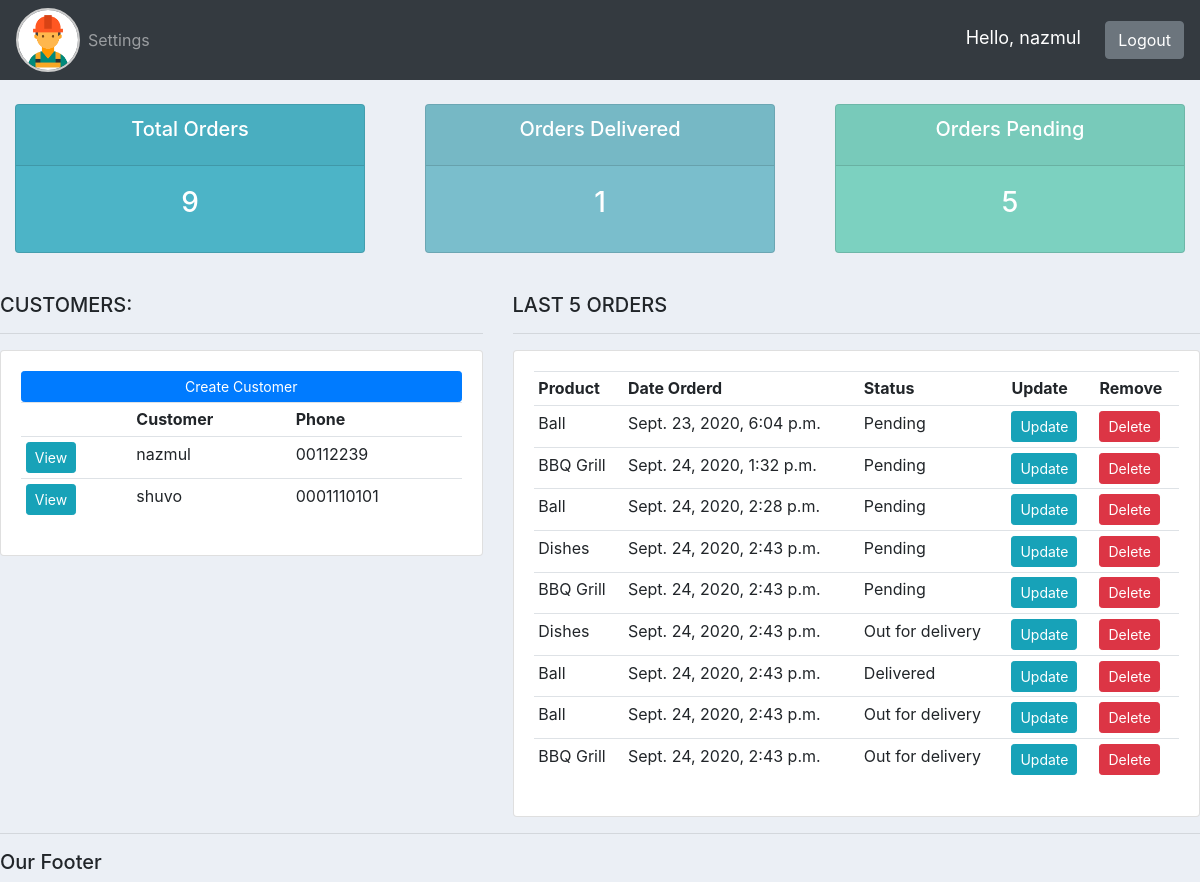
Before: / (signed in) with the older database file.
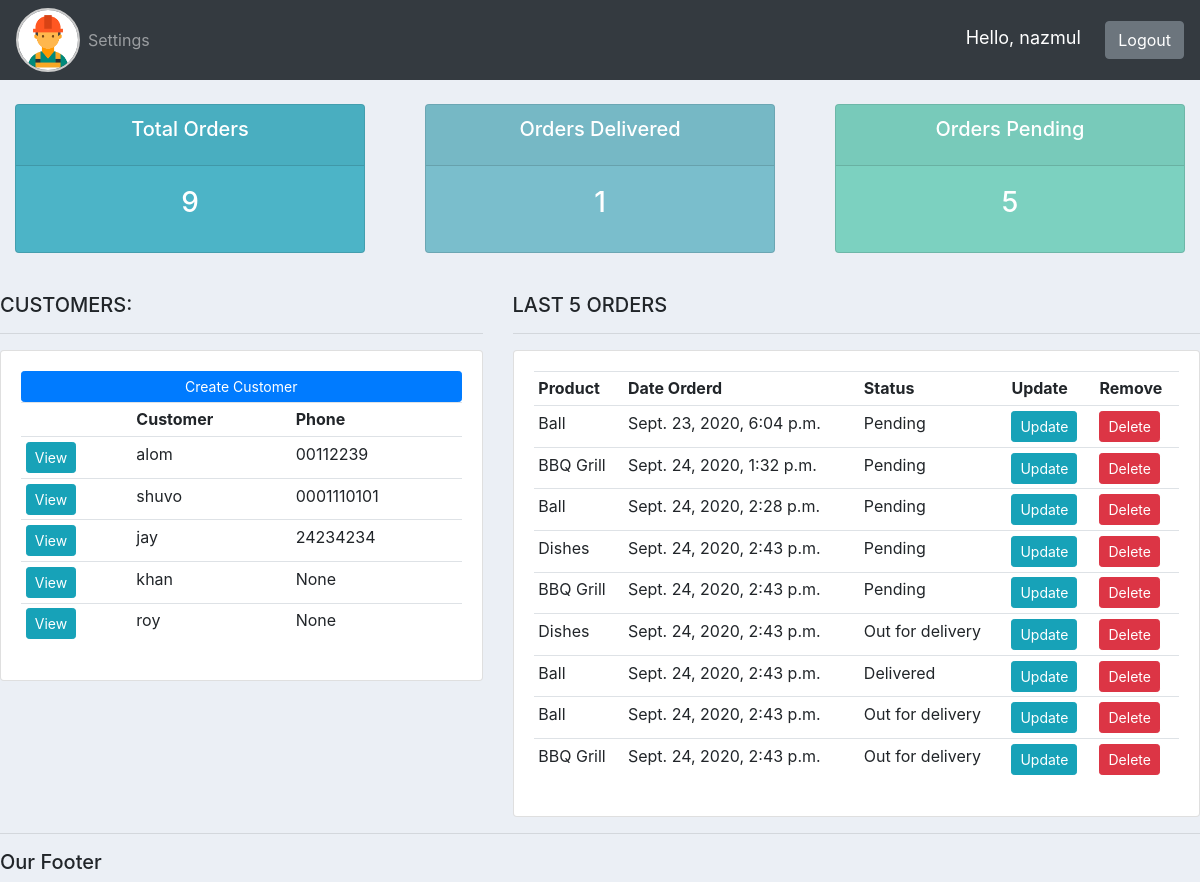
After: the same page with the newer database file.
### accounts/models.py (models this page shows, shortened)
class Customer(models.Model):
    user = models.OneToOneField(User, blank=True, null=True, on_delete=models.CASCADE)
    name = models.CharField(max_length=200, null=True)
    phone = models.CharField(max_length=200, null=True)
    email = models.CharField(max_length=200, null=True)
    profile_pic = models.ImageField(default="user.png", null=True, blank=True)
    date_created = models.DateTimeField(auto_now_add=True)

class Order(models.Model):
    STATUS = (
        ('Pending', 'Pending'),
        ('Out for delivery', 'Out for delivery'),
        ('Delivered', 'Delivered'),
    )
    customer = models.ForeignKey(
        Customer, null=True, on_delete=models.SET_NULL)
    product = models.ForeignKey(Product, null=True, on_delete=models.SET_NULL)
    date_created = models.DateTimeField(auto_now_add=True)
    status = models.CharField(max_length=200, null=True, choices=STATUS)
    note = models.CharField(max_length=200, null=True)

class Product(models.Model):
    CATEGORY = (
        ('Indoor', 'Indoor'),
        ('Out door', 'Out door'),
    )
    name = models.CharField(max_length=200, null=True)
    price = models.FloatField(null=True)
    category = models.CharField(max_length=200, null=True, choices=CATEGORY)
    description = models.CharField(max_length=200, null=True, blank=True)
    date_created = models.DateTimeField(auto_now_add=True)
    tags = models.ManyToManyField(Tag)
    def __str__(self):
        return self.name

### accounts/decorators.py (the view)
	def wrapper_function(request, *args, **kwargs):
		group = None
		if request.user.groups.exists():
			group = request.user.groups.all()[0].name
		if group == 'customer':
			return redirect('user-page')
		if group == 'admin':
			return view_func(request, *args, **kwargs)

### accounts/views.py (called while the page is built)
@login_required(login_url="login")
@admin_only
def home(request):
    orders = Order.objects.all()
    customers = Customer.objects.all()
    total_customers = customers.count()
    total_orders = orders.count()
    delivered = orders.filter(status='Delivered').count()
    pending = orders.filter(status='Pending').count()
    context = {'orders': orders, 'customers': customers, 'total_customers': total_customers,
               'total_orders': total_orders, 'delivered': delivered, 'pending': pending}
    return render(request, 'accounts/dashboard.html', context)

### accounts/templates/accounts/dashboard.html
{% extends 'accounts/main.html' %}
{% block content %}
{% include 'accounts/status.html' %}
<br />
<div class="row">
    <div class="col-md-5">
        <h5>CUSTOMERS:</h5>
        <hr />
        <div class="card card-body">
            <a class="btn btn-primary btn-sm btn-block" href=""
                >Create Customer</a
            >
            <table class="table table-sm">
                <tr>
                    <th></th>
                    <th>Customer</th>
                    <th>Phone</th>
                </tr>
                {% for customer in customers %}
                    <tr>
                        <td><a href="{% url 'customer' customer.id %}"  class="btn btn-sm btn-info">View</a>
                        <td>{{customer.name}}</td>
                        <td>{{customer.phone}}</td>
                    </tr>
                {% endfor %}
            </table>
        </div>
    </div>
    <div class="col-md-7">
        <h5>LAST 5 ORDERS</h5>
        <hr />
        <div class="card card-body">
            <table class="table table-sm">
                <tr>
                    <th>Product</th>
                    <th>Date Orderd</th>
                    <th>Status</th>
                    <th>Update</th>
                    <th>Remove</th>
                </tr>
                {% for order in orders %}
                    <tr>
                        <td>{{order.product}}</td>
                        <td>{{order.date_created}}</td>
                        <td>{{order.status}}</td>
                        <td><a href="{% url 'update_order' order.id %}" class="btn btn-sm btn-info">Update</a></td>
                        <td><a href="{% url 'delete_order' order.id %}" class="btn btn-sm btn-danger">Delete</a></td>
                    </tr>
                {% endfor %}
            </table>
        </div>
    </div>
</div>
{% endblock %}

### accounts/templates/accounts/main.html (shortened to what this page needs)
{% load static %}
<!DOCTYPE html>
<html lang="en">
    <head>
        <link
            rel="stylesheet"
            href="https://stackpath.bootstrapcdn.com/bootstrap/4.4.1/css/bootstrap.min.css"
        />
        <link rel="stylesheet" href="{% static '/css/main.css' %}" />
    </head>
    <body>
        {% include 'accounts/navbar.html' %} {% block content %} {% endblock %}
        <hr />
        <h5>Our Footer</h5>
    </body>
</html>

### accounts/templates/accounts/navbar.html (shortened to what this page needs)
{% load static %}
<nav class="navbar navbar-expand-lg navbar-dark bg-dark">
    <img src="{% static 'images/logo.png' %}" alt="Logo" id="logo" />
    <div class="collapse navbar-collapse" id="navbarNav">
        <ul class="navbar-nav">
            {% if request.user.is_stuff %}
                <li class="nav-item active">
                    <a class="nav-link" href="{% url 'home' %}">Dashboard</a>
                </li>
                <li class="nav-item">
                    <a class="nav-link" href="{% url 'products' %}">Products</a>
                </li>
                <li class="nav-item">
                    <a class="nav-link" href="http://127.0.0.1:8000/admin">Admin</a>
                </li>
            {% else %}
                <li class="nav-item">
                    <a class="nav-link" href="{% url 'account' %}">Settings</a>
                </li>
            {% endif %}
        </ul>
        <div class="ml-auto">
            <span class="hello-msg">Hello, {{ request.user }}</span>
            <span>
                <a class="btn btn-md btn-secondary" href="{% url 'logout' %}">Logout</a>
            </span>
        </div>
    </div>
</nav>

### accounts/templates/accounts/status.html
<br />
<div class="row">
    <div class="col">
        <div class="col-md">
            <div class="card text-center text-white mb-3" id="total-orders">
                <div class="card-header">
                    <h5 class="card-title">Total Orders</h5>
                </div>
                <div class="card-body">
                    <h3 class="card-title">{{total_orders}}</h3>
                </div>
            </div>
        </div>
    </div>
    <div class="col">
        <div class="col-md">
            <div class="card text-center text-white mb-3" id="orders-delivered">
                <div class="card-header">
                    <h5 class="card-title">Orders Delivered</h5>
                </div>
                <div class="card-body">
                    <h3 class="card-title">{{delivered}}</h3>
                </div>
            </div>
        </div>
    </div>
    <div class="col">
        <div class="col-md">
            <div class="card text-center text-white mb-3" id="orders-pending">
                <div class="card-header">
                    <h5 class="card-title">Orders Pending</h5>
                </div>
                <div class="card-body">
                    <h3 class="card-title">
                    {{pending}}</h3>
                </div>
            </div>
        </div>
    </div>
</div>

### static/css/main.css (style rules this page uses)
body { background-color: #ebeff5; }
#logo { height: auto; width: 4rem; border-radius: 50%; border-width: 2px; border-color: #ccc; border-style: solid; }
#total-orders { background-color: #4cb4c7; }
#orders-delivered { background-color: #7abecc; }
#orders-pending { background-color: #7cd1c0; }

### accounts/templates/accounts/navbar.html (style rules this page uses)
.hello-msg { font-size: 18px; color: #fff; margin-right: 20px; }

Changed rows visible on the page:
changed Customer: name "nazmul" → "alom"
added Customer: name "jay", phone "24234234"
added Customer: name "khan", phone "None"
added Customer: name "roy", phone "None"
